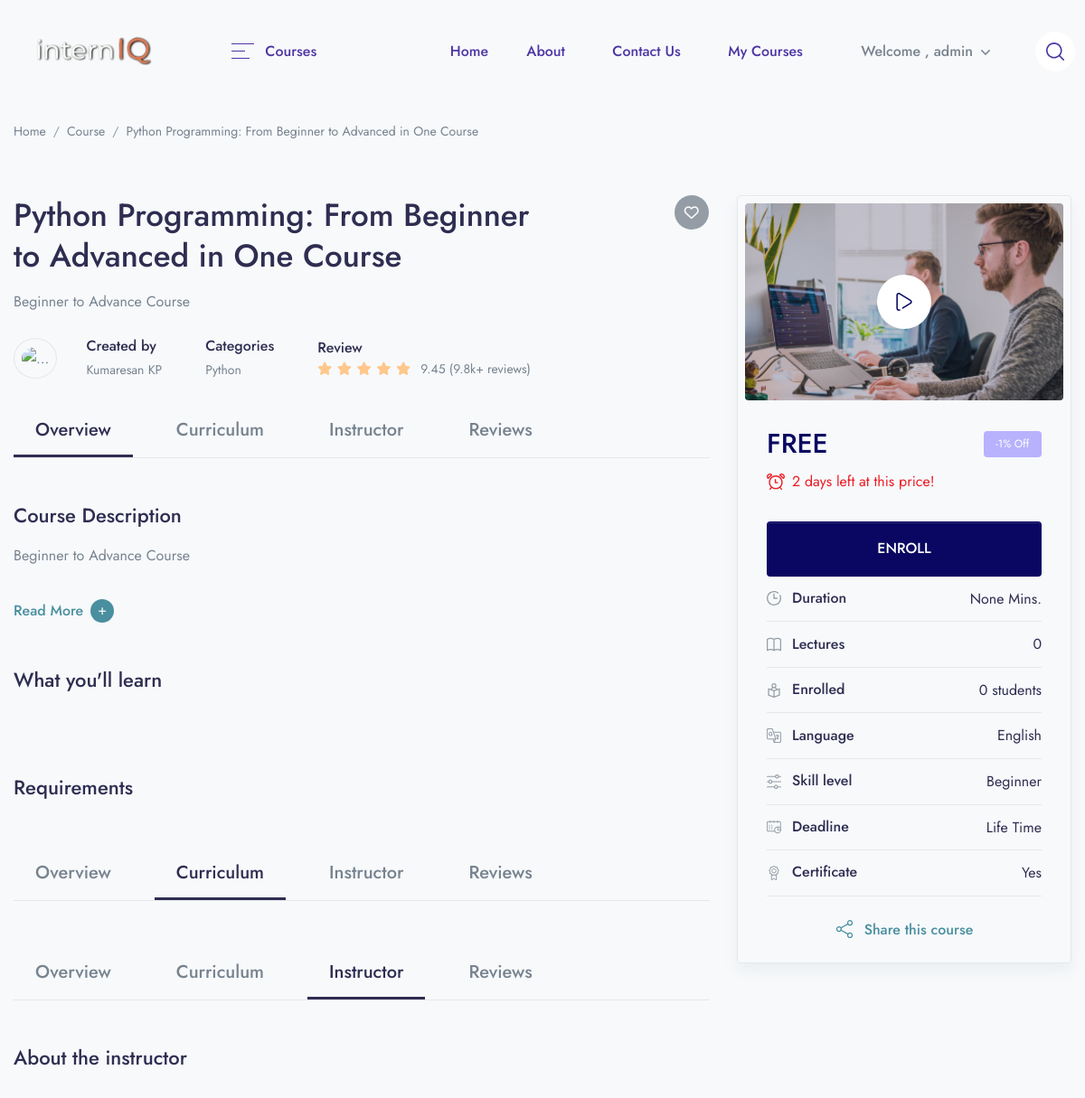
Page /course/python-programming-from-beginner-to-advanced-in-one-course (signed in, upper part) on the earlier database version.
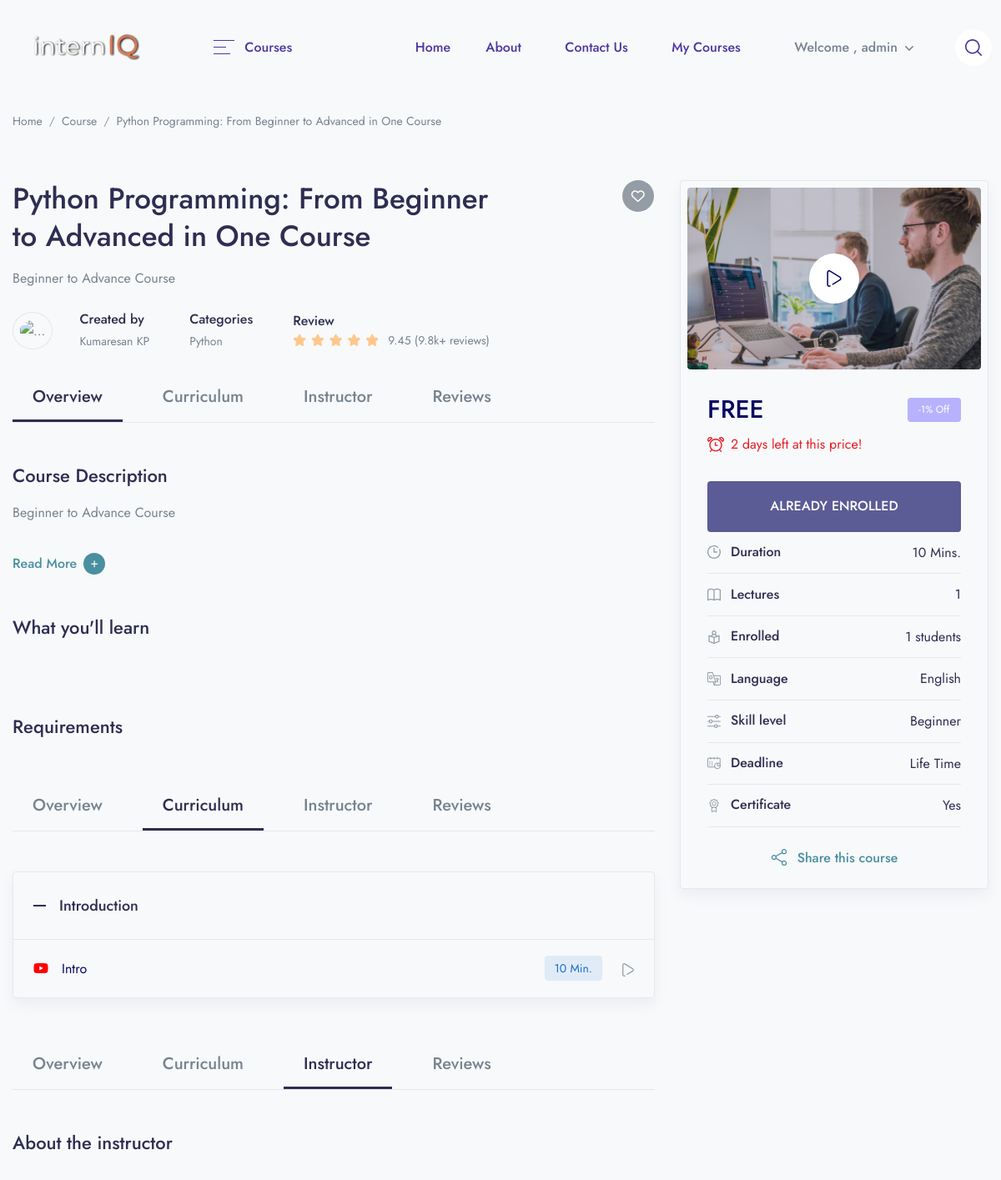
Same page on the later database version.
### app/models.py (models this page shows, shortened)
class Course(models.Model):
    STATUS = (
        ('PUBLISH','PUBLISH'),
        ('DRAFT', 'DRAFT'),
    )
    featured_image = models.ImageField(upload_to="Media/featured_img",null=True)
    featured_video = models.CharField(max_length=300,null=True)
    title = models.CharField(max_length=500)
    created_at = models.DateField(auto_now_add=True)
    author = models.ForeignKey(Author,on_delete=models.CASCADE,null=True)
    category = models.ForeignKey(Categories,on_delete=models.CASCADE)
    level = models.ForeignKey(Level, on_delete=models.CASCADE,null=True)
    description = models.TextField()
    price = models.IntegerField(null=True,default=0)
    discount = models.IntegerField(null=True)
    slug = models.SlugField(default='', max_length=500, null=True, blank=True)
    status = models.CharField(choices=STATUS,max_length=100,null=True)
    language = models.ForeignKey(Language, on_delete=models.CASCADE,null=True)
    Deadline = models.CharField(max_length=200,null=True)
    Certificates = models.CharField(null=True,max_length=200)

class Author(models.Model):
    author_profile = models.ImageField(upload_to="Media/author")
    name = models.CharField(max_length=100, null=True)
    about_author = models.TextField()

class Categories(models.Model):
    icon = models.CharField(max_length=200,null=True)
    name = models.CharField(max_length=200)
    def __str__(self):
        return self.name
    def get_all_category(self):
        return Categories.objects.all().order_by('id')

class Language(models.Model):
    language = models.CharField(max_length=100)
    def __str__(self):
        return self.language

class Level(models.Model):
    name = models.CharField(max_length=200)

class Lesson(models.Model):
    course = models.ForeignKey(Course, on_delete=models.CASCADE)
    name = models.CharField(max_length=200)

class Video(models.Model):
    serial_number = models.IntegerField(null=True)
    course = models.ForeignKey(Course, on_delete=models.CASCADE)
    lesson = models.ForeignKey(Lesson, on_delete=models.CASCADE)
    title = models.CharField(max_length=100)
    youtube_id = models.CharField(max_length=200)
    time_duration =  models.IntegerField (null=True)
    preview = models.BooleanField (default=False)

### LMS/views.py (the view)
# urls.py: path('course/<slug:slug>',views.COURSE_DETAILS,name="course_details"),
def COURSE_DETAILS(request,slug):
	if request.user.is_authenticated:
		category = Categories.get_all_category(Categories)
		time_duration = Video.objects.filter(course__slug=slug).aggregate(sum=Sum('time_duration'))
		course = Course.objects.filter(slug=slug)
		course_id = Course.objects.get(slug=slug)
		try:
			check_enroll = UserCourse.objects.get(user = request.user, course= course_id)
		except UserCourse.DoesNotExist:
			check_enroll = None
		if course.exists():
			course = course.first()
		else:
			return redirect('404')
		context = {
		'course' : course,
		'category': category,
		'time_duration':time_duration,
		'check_enroll': check_enroll
		}
		return render(request, "course/course_details.html", context)
	else:
		return redirect("login")

### templates/course/course_details.html (shortened to what the changed rows need)
{% extends 'base.html' %}
{%  block content %}
{% load static %}
{%load course_tags %}
 <div class="container">
        <nav class="mb-5 mb-md-8 mt-2" aria-label="breadcrumb">
            <ol class="breadcrumb breadcrumb-scroll">
                <li class="breadcrumb-item">
                    <a class="text-gray-800" href="#">
                    </a>
                </li>
                <li class="breadcrumb-item">
                    <a class="text-gray-800" href="#">
                    </a>
                </li>
                <li class="breadcrumb-item text-gray-800 active" aria-current="page">
                    {{course.title}}
                </li>
            </ol>
        </nav>
    </div>
    <div class="container">
        <div class="row mb-8">
            <div class="col-lg-8 mb-6 mb-lg-0 position-relative">
                <h1 class="me-7 me-xl-14">
                   {{course.title}}
                </h1>
                <p class="me-xl-13 mb-5">{{course.description|truncatewords:8}}</p>
                <a href="#" class="badge badge-lg badge-rounded-circle badge-secondary font-size-base badge-float badge-float-inside top-0 text-white">
                    <i class="far fa-heart"></i>
                </a>
                <div class="d-md-flex align-items-center mb-5">
                    <div class="border rounded-circle d-inline-block mb-4 mb-md-0 me-md-6 me-lg-4 me-xl-6">
                    </div>
                    <div class="mb-4 mb-md-0 me-md-8 me-lg-4 me-xl-8">
                        <h6 class="mb-0">Created by</h6>
                        <a href="#" class="font-size-sm text-gray-800">{{course.author.name}}</a>
                    </div>
                    <div class="mb-4 mb-md-0 me-md-8 me-lg-4 me-xl-8">
                        <h6 class="mb-0">Categories</h6>
                        <a href="#" class="font-size-sm text-gray-800">{{course.category}}</a>
                    </div>
                    <div class="mb-4 mb-md-0 me-md-6 me-lg-4 me-xl-6">
                    </div>
                </div>
                <div id="Overview" class="mb-8">
                    <ul class="nav course-tab-v1 border-bottom h4 mb-8">
                        <li class="nav-item">
                        </li>
                        <li class="nav-item">
                        </li>
                        <li class="nav-item">
                        </li>
                        <li class="nav-item">
                        </li>
                    </ul>
                    <h3 class="">Course Description</h3>
                    <p class="mb-6 line-height-md">{{course.description|slice:"0:491"}}</p>
                    <a class="text-teal read-more h6 d-inline-block mb-8" data-bs-toggle="collapse" href="#readcollapseExample" role="button" aria-expanded="false" aria-controls="readcollapseExample">
                        <span class="d-inline-flex align-items-center more">
                        </span>
                    </a>
                    <h3 class="mb-5">What you'll learn</h3>
                    <div class="row row-cols-lg-2 mb-8">
                        <div class="col-md">
                        </div>
                        <div class="col-md">
                        </div>
                    </div>
                    <h3 class="mb-5">Requirements</h3>
                </div>
                <div id="Curriculum" class="mb-8">
                    <ul class="nav course-tab-v1 border-bottom h4 mb-8">
                    </ul>
                    <div id="accordionCurriculum">
                        {% for lesson in course.lesson_set.all %}
                        <div class="border rounded shadow mb-6 overflow-hidden">
                            <div class="d-flex align-items-center" id="curriculumheadingOne">
                                <h5 class="mb-0 w-100">
                                    <button class="d-flex align-items-center p-5 min-height-80 text-dark fw-medium collapse-accordion-toggle line-height-one" type="button" data-bs-toggle="collapse" data-bs-target="#id{{lesson.id}}" aria-expanded="true" aria-controls="CurriculumcollapseOne">
                                        <span class="me-4 text-dark d-flex">
                                            <svg width="15" height="2" viewBox="0 0 15 2" fill="none" xmlns="http://www.w3.org/2000/svg">
                                                <rect width="15" height="2" fill="currentColor"/>
                                            </svg>
                                        </span>
                                        {{lesson.name}}
                                    </button>
                                </h5>
                            </div>
                            {%for video in lesson.video_set.all %}
                            <div id="id{{video.lesson.id}}" class="collapse show" aria-labelledby="curriculumheadingOne" data-parent="#accordionCurriculum">
                                <div class="border-top px-5 py-4 min-height-70 d-md-flex align-items-center">
                                    <div class="d-flex align-items-center me-auto mb-4 mb-md-0">
                                        <div class="text-secondary d-flex">
                                                  <i class="fa fa-youtube-play" aria-hidden="true" style="color:red"></i>
                                        </div>
                                        {% if check_enroll is not None %}
                                        <a href="/course/watch-course/{{course.slug }}">
                                            <div class="ms-4">
                                            {{video.title}}
                                        </div>
                                        </a>
                                        {% endif %}
                                    </div>
                                    <div class="d-flex align-items-center overflow-auto overflow-md-visible flex-shrink-all">
                                        <div class="badge btn-blue-soft me-5 font-size-sm fw-normal py-2">{{video.time_duration}} Min.</div>
                                        <a href="#" class="text-secondary">
                                        </a>
                                    </div>
                                </div>
                            </div>
                            {%endfor %}
                        </div>
{%endfor%}
                    </div>
                </div>
                <div id="Instructor" class="mb-8">
                    <ul class="nav course-tab-v1 border-bottom h4 mb-8">
                    </ul>
                    <h3 class="mb-6">About the instructor</h3>
                </div>
            </div>
            <div class="col-lg-4">
                <div class="d-block rounded border p-2 shadow mb-6">
                    <div class="pt-5 pb-4 px-5 px-lg-3 px-xl-5">
                        {% if course.price == 0 %}
                            <div class="d-flex align-items-center mb-2">
                            <ins class="h2 mb-0 text-primary">FREE</ins>
                            <div class="badge badge-lg badge-purple text-white ms-auto fw-normal">{{course.discount}}% Off</div>
                        </div>
                        {% else %}
                        <div class="d-flex align-items-center mb-2">
                            <ins class="h2 mb-0">₹ {% discount_calculation course.price course.discount %}</ins>
                            <del class="ms-3">₹ {{i.price}}</del>
                            <div class="badge badge-lg badge-purple text-white ms-auto fw-normal">91% Off</div>
                        </div>
                        {% endif %}
                        <div class="d-flex align-items-center text-alizarin mb-6">
                            <span class="ms-2">2 days left at this price!</span>
                        </div>
                        {% if check_enroll is None %}
                        <a class="btn btn-primary btn-block mb-3" href="/checkout/{{course.slug}}">ENROLL</a>
                        {% else %}
              <button class="btn btn-primary btn-block mb-3" disabled>ALREADY ENROLLED</button>
                        {%endif%}
                        <ul class="list-group list-group-flush">
                            <li class="list-group-item d-flex align-items-center py-3" style="background-color: #F7F9FB;">
                                <div class="text-secondary d-flex icon-uxs">
                                </div>
                                <h6 class="mb-0 ms-3 me-auto">Duration</h6>
                                <span>{{time_duration.sum}} Mins.</span>
                            </li>
                            <li class="list-group-item d-flex align-items-center py-3"style="background-color: #F7F9FB;">
                                <div class="text-secondary d-flex icon-uxs">
                                </div>
                                <h6 class="mb-0 ms-3 me-auto">Lectures</h6>
                                <span>{{course.video_set.all.count}}</span>
                            </li>
                            <li class="list-group-item d-flex align-items-center py-3"style="background-color: #F7F9FB;">
                                <div class="text-secondary d-flex icon-uxs">
                                </div>
                                <h6 class="mb-0 ms-3 me-auto">Enrolled</h6>
                                <span>{{course.usercourse_set.all.count}} students</span>
                            </li>
                            <li class="list-group-item d-flex align-items-center py-3"style="background-color: #F7F9FB;">
                                <div class="text-secondary d-flex icon-uxs">
                                </div>
                                <h6 class="mb-0 ms-3 me-auto">Language</h6>
                                <span>{{course.language}}</span>
                            </li>
                            <li class="list-group-item d-flex align-items-center py-3"style="background-color: #F7F9FB;">
                                <div class="text-secondary d-flex icon-uxs">
                                </div>
                                <h6 class="mb-0 ms-3 me-auto">Skill level</h6>
                                <span>{{course.level.name}}</span>
                            </li>
                            <li class="list-group-item d-flex align-items-center py-3"style="background-color: #F7F9FB;">
                                <div class="text-secondary d-flex icon-uxs">
                                </div>
                                <h6 class="mb-0 ms-3 me-auto">Deadline</h6>
                                <span>{{course.Deadline}}</span>
                            </li>
                            <li class="list-group-item d-flex align-items-center py-3"style="background-color: #F7F9FB;">
                                <div class="text-secondary d-flex icon-uxs">
                                </div>
                                <h6 class="mb-0 ms-3 me-auto">Certificate</h6>
                                <span>{{course.Certificates}}</span>
                            </li>
                            <li class="list-group-item d-flex align-items-center py-4"style="background-color: #F7F9FB;">
                            </li>
                        </ul>
                    </div>
                </div>
            </div>
        </div>
    </div>
{% endblock %}

Differences in the rows shown:
computed for Course "Python Programming: From Beginner to Advanced in One Course": video_set.all.count "0" → "1"; usercourse_set.all.count "0" → "1"
added Lesson: name "Introduction"
added Video: title "Intro", time_duration "10"
Other differences:
{{ time_duration.sum }}: "None" → "10"
text no longer shown: "ENROLL"
text now shown: "ALREADY ENROLLED"
